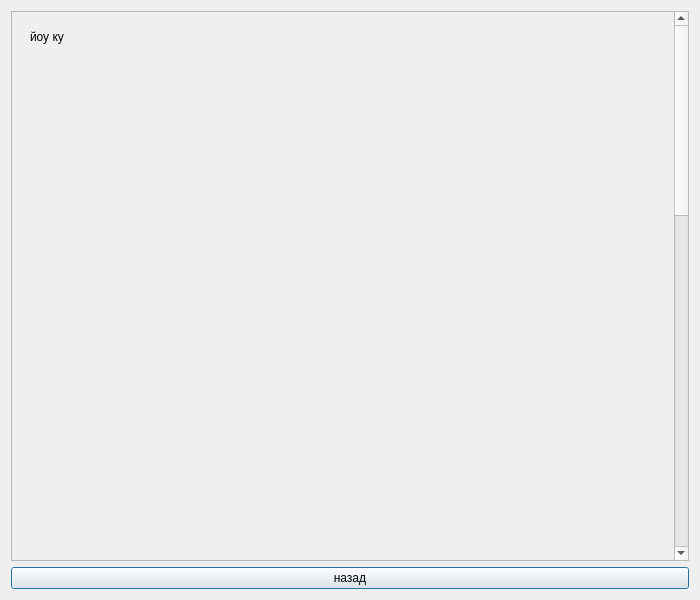
<?xml version="1.0" encoding="UTF-8"?>
<ui version="4.0">
 <class>smt</class>
 <widget class="QDialog" name="smt">
  <property name="geometry">
   <rect>
    <x>0</x>
    <y>0</y>
    <width>700</width>
    <height>600</height>
   </rect>
  </property>
  <property name="windowTitle">
   <string>Dialog</string>
  </property>
  <layout class="QVBoxLayout" name="verticalLayout">
   <item>
    <widget class="QScrollArea" name="scrollArea">
     <property name="sizePolicy">
      <sizepolicy hsizetype="Preferred" vsizetype="Expanding">
       <horstretch>0</horstretch>
       <verstretch>0</verstretch>
      </sizepolicy>
     </property>
     <property name="widgetResizable">
      <bool>true</bool>
     </property>
     <widget class="QWidget" name="scrollAreaWidgetContents">
      <property name="geometry">
       <rect>
        <x>0</x>
        <y>0</y>
        <width>663</width>
        <height>1506</height>
       </rect>
      </property>
      <layout class="QVBoxLayout" name="verticalLayout_2">
       <item>
        <widget class="QWidget" name="widget" native="true">
         <property name="sizePolicy">
          <sizepolicy hsizetype="Preferred" vsizetype="Expanding">
           <horstretch>0</horstretch>
           <verstretch>0</verstretch>
          </sizepolicy>
         </property>
         <property name="minimumSize">
          <size>
           <width>0</width>
           <height>1488</height>
          </size>
         </property>
         <layout class="QVBoxLayout" name="verticalLayout_3">
          <item>
           <widget class="QLabel" name="label">
            <property name="sizePolicy">
             <sizepolicy hsizetype="Preferred" vsizetype="Expanding">
              <horstretch>0</horstretch>
              <verstretch>0</verstretch>
             </sizepolicy>
            </property>
            <property name="text">
             <string>йоу ку</string>
            </property>
            <property name="alignment">
             <set>Qt::AlignLeading|Qt::AlignLeft|Qt::AlignTop</set>
            </property>
            <property name="wordWrap">
             <bool>true</bool>
            </property>
           </widget>
          </item>
         </layout>
        </widget>
       </item>
      </layout>
     </widget>
    </widget>
   </item>
   <item>
    <widget class="QPushButton" name="pushButton_smt1">
     <property name="text">
      <string>назад</string>
     </property>
    </widget>
   </item>
  </layout>
 </widget>
 <resources/>
 <connections/>
</ui>
